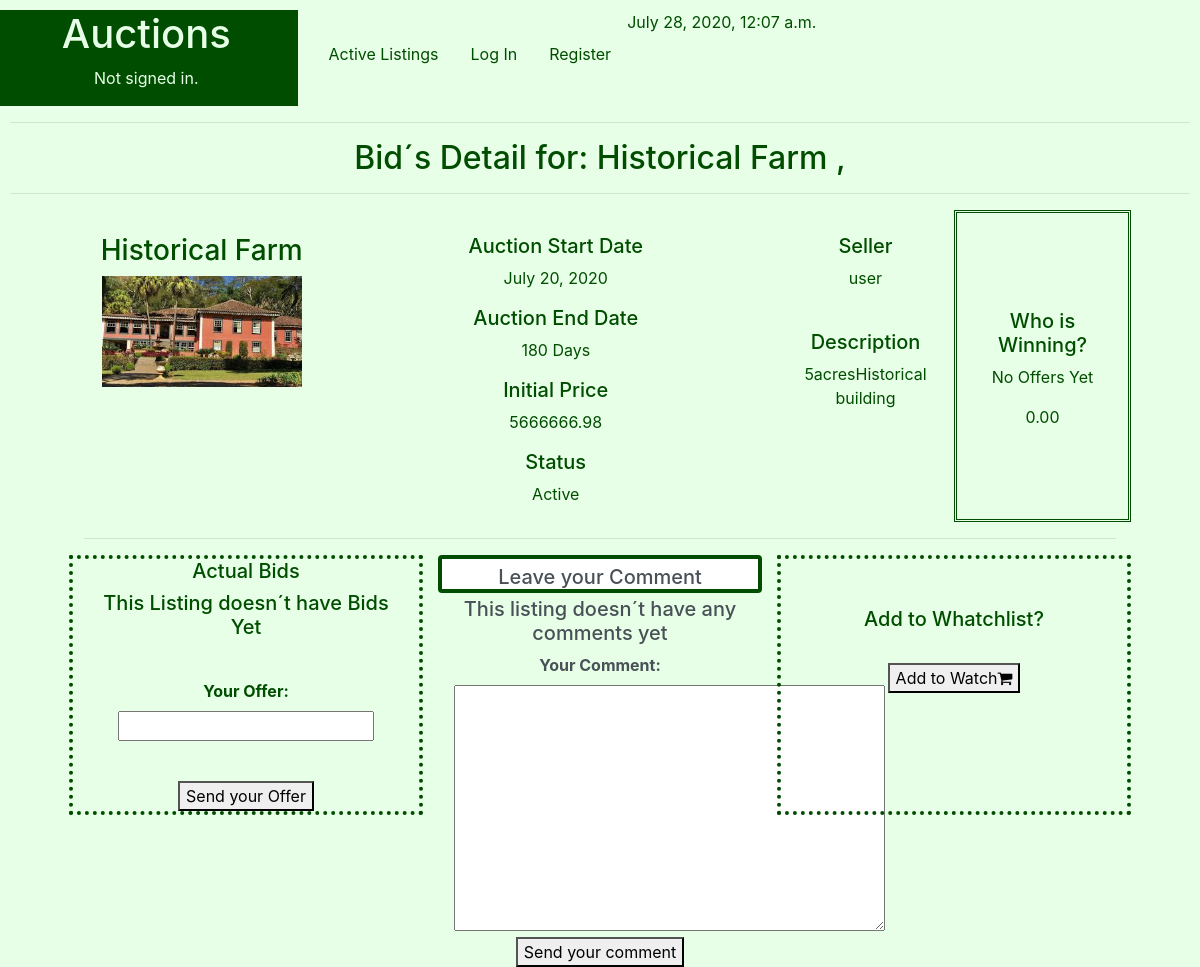
The page /Bid/Historical Farm on the database as committed earlier.
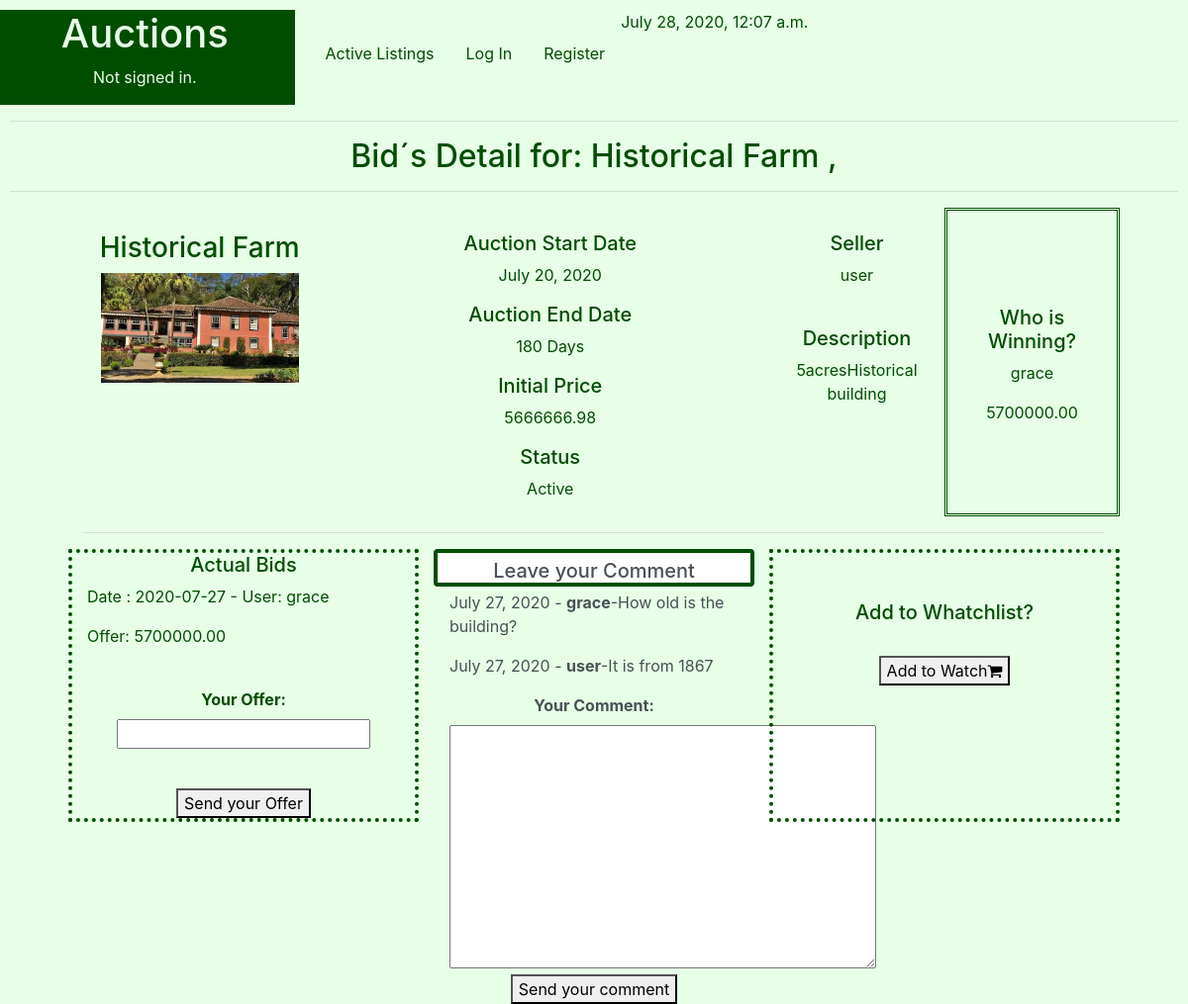
The same page on the database as committed later.
### auctions/models.py (models this page shows, shortened)
class Listings(models.Model):
    STATUS = (
        ('Active', 'Active - Receiving Bids'),
        ('To Begin', 'To Begin - De Auction didn´t start yet'),
        ('Closed', 'Closed - The seller gave up the auction'),
        ('Sold', 'Sold'),
    )
    Ltitle = models.CharField(help_text="Choose a title for your listing",max_length=50)
    Ccode=models.IntegerField(help_text="Categories Ex: 1-Apartament,2-Commercial,3-Farm, 4-House ") #foreign key from PropTypes
    Ldescription = models.CharField(max_length=250)
    Lprice = models.FloatField(help_text="starting bid Just USD") #initial price
    Ldatestart = models.DateField(help_text="Please use the following format: <em>YYYY-MM-DD</em>. for the auction start")
    Lduration = models.IntegerField(help_text="Duration expressed in days" )
    Luser = models.CharField(max_length=25)
    Limage= models.ImageField(upload_to="media", blank=True) #Name of the picture saved on static folder
    Lstatus = models.CharField(max_length=8, choices=STATUS )

class Bids(models.Model):
    Lcode = models.ForeignKey(Listings, on_delete=models.CASCADE)
    Buser = models.CharField(max_length=25) #Who is going to buy
    Bthrow= models.IntegerField() #first throw, second , third....
    Bprice = models.FloatField(help_text="Just USD")# throw value
    Bdate = models.DateField(help_text="Please use the following format: <em>YYYY-MM-DD</em>.")

class Comments(models.Model):
    Lcode = models.ForeignKey(Listings, on_delete=models.CASCADE)
    Cdate=  models.DateField(help_text="Please use the following format: <em>YYYY-MM-DD</em>. for the auction start", blank=True)
    Cuser = models.CharField(max_length=25) #Who is buying
    Ccomment = models.TextField(max_length=250)

### auctions/views.py (the view)
# urls.py: path('Bid/<str:Btitle>', views.Bids_view, name='BidsDetail'),
def Bids_view(request, Btitle):
    B_title =Btitle
    d = datetime.now()
    L_data = Listings.objects.filter(Ltitle=B_title)
    Status = L_data[0].Lstatus
    Lfilter = Listings.objects.filter(Ltitle=B_title).values('id' , 'Lprice')
    for Search_id in Lfilter:
        Lid_value = int(Search_id['id'])
        Lprice = float(Search_id['Lprice'])
    W_data=Watchlist.objects.filter(Lcode__Ltitle=B_title)
    C_data=Comments.objects.filter(Lcode__Ltitle=B_title)
    B_data = Bids.objects.filter(Lcode__Ltitle=B_title)
    Last_Bid = Bids.objects.filter(Lcode__Ltitle=B_title).order_by('-Bprice')[:1]
    if Last_Bid:
        BestOffer = Last_Bid[0].Bprice
        Winner = Last_Bid[0].Buser
    else:
        BestOffer = 0
        Winner = "No Offers Yet"
    if request.method == "POST":
        FB = BidForm(request.POST)
        FC = CommentForm(request.POST)
        FChange = ChangeStatusForm(request.POST)
        if FB.is_valid():
            User= request.POST["User"]
            B_user = User
            B_price =FB.cleaned_data["Bid_price"]
            B_date = time.strftime("%Y-%m-%d")
            Lances= Bids.objects.filter(Lcode_id=Lid_value).values('Bthrow', 'Bprice').order_by('Bthrow')
            if len(Lances):
                for L in Lances:
                   N_Bthrow = L['Bthrow']
                   N_Bprice = float(L['Bprice'])
                B_throw = N_Bthrow + 1
            else:
                B_throw = 1
                N_Bprice= Lprice
            if (B_price <  Lprice) or (B_price <  N_Bprice):
                msgbids= "EROR: A bid must be greater than or equal to the original amount and greater than the last bid, if any."
                context={
                "msgbids":msgbids ,
                "d":d,
                "Btitle" : Btitle,
                "L_data" :L_data,
                "Status":Status,
                "B_data" :B_data,
                "BestOffer":BestOffer,
                "Winner":Winner,
                "W_data" :W_data,
                "C_data":C_data,
                "BidForm": FB,
                "CommentForm": CommentForm(),
                "ChangeStatusForm" :ChangeStatusForm(),
                 }
                return render(request, "auctions/BidsDetail.html", context)
            try:
                NewBid = Bids(Lcode_id=Lid_value , Buser=B_user , Bthrow=B_throw, Bprice=B_price ,Bdate=B_date )
                NewBid.save()
                B_data=Bids.objects.filter(Lcode__Ltitle=B_title)
                msgbids ="New Bid Saved, Good Luck!"
                context={
                    "msgbids":msgbids ,
                    "d":d,
                    "Btitle" : Btitle,
                    "L_data" :L_data,
                    "Status":Status,
                    "B_data" :B_data,
                    "BestOffer":BestOffer,
                    "Winner":Winner,
                    "W_data" :W_data,
                    "C_data":C_data,
                    "BidForm": FB,
                    "CommentForm": CommentForm(),
                    "ChangeStatusForm" :ChangeStatusForm(),
                }
                return render(request, "auctions/BidsDetail.html", context)
            except :
                return HttpResponse(" Something Wrong tyring to save Bid")
        if FC.is_valid():
            User= request.POST["User"]
            C_Cuser= User
            C_comment =  FC.cleaned_data["C_Ccomment"]
            C_Lcode = int(Lid_value)
            C_Cdate = time.strftime("%Y-%m-%d")
            try:
                NewComment = Comments(Cdate=C_Cdate, Cuser=C_Cuser,Ccomment=C_comment, Lcode_id=C_Lcode )
                NewComment.save()
                NewC_data=Comments.objects.filter(Lcode__Ltitle=B_title)
                context = {
                    "msgcomment" :"New comment saved!",
                    "d":d,
                    "Btitle" : Btitle,
                    "L_data" :L_data,
                    "Status":Status,
                    "B_data" :B_data,
                    "BestOffer":BestOffer,
                    "Winner":Winner,
                    "W_data" :W_data,
                    "C_data":NewC_data,
                    "CommentForm": FC,
                    "BidForm":BidForm(),
                    "ChangeStatusForm" :ChangeStatusForm(),
                }
                return render(request, "auctions/BidsDetail.html", context)
            except  :
                return HttpResponse( "ERROR trying to save new comment :", C_Lcode, C_Cdate, C_Cuser ,C_comment  )
        if FChange.is_valid():
            New_Status =FChange.cleaned_data
            SelectedStatus = request.POST.getlist('L_Lstatus')
            for S in SelectedStatus:
                NewStatus = SelectedStatus
            print("Selected Status:",SelectedStatus, NewStatus)
            try:
                Updatelistings = Listings.objects.get(Ltitle=B_title)
                print(Updatelistings)
                Updatelistings.Lstatus = NewStatus
                Updatelistings.save()
                L_data = Listings.objects.filter(Ltitle=B_title)
                Status= L_data[0].Lstatus
                context = {
                    "msgstatus" :"New Status saved!",
                    "d":d,
                    "Btitle" : Btitle,
                    "L_data" :L_data,
                    "Status":Status,
                    "B_data" :B_data,
                    "BestOffer":BestOffer,
                    "Winner":Winner,
                    "W_data" :W_data,
                    "C_data":NewC_data,
                    "ChangeStatusForm": FChange,
                    "BidForm":BidForm(),
                    "CommentForm": CommentForm(),
                }
                return render(request, "auctions/BidsDetail.html", context)
            except:
                return HttpResponse( "ERROR trying to update Listing Status" )
    else:
        context = {
            "d":d,
            "Btitle":B_title,
            "L_data":L_data,
            "Status":Status,
            "B_data":B_data,
            "W_data":W_data,
            "C_data":C_data,
            "BestOffer":BestOffer,
            "Winner":Winner,
            "BidForm":BidForm(),
            "CommentForm": CommentForm(),
            "ChangeStatusForm" :ChangeStatusForm(),
        }
        return render(request, "auctions/BidsDetail.html", context)

### auctions/views.py
class BidForm(forms.Form):
    Bid_price= forms.FloatField(label="Your Offer")

class CommentForm(forms.Form):
    C_Ccomment = forms.CharField(label='Your Comment',widget=forms.Textarea)

### auctions/templates/auctions/BidsDetail.html (shortened to what this page needs)
{% extends "auctions/layout.html" %}
{% block body %}
<h2 style="text-align: center;">Bid´s Detail for: {{Btitle}} , {{user.username}}  </h2>
<hr>
<div class ="flex-container" style="text-align: center;">
    <div class="container" style="width:90%;">
        <div class="row"  width="1700px">
          {%for L in L_data %}
              <div class="col-lg-3">
                     <br>
                     <h3>{{L.Ltitle }}</h3>
                     <img src=" {{L.Limage.url}} "  width="200">
                     <br>
              </div>
              <br>
              <div class="col-lg-5">
              <br>
                     <h5>Auction Start Date  </h5>
                     <p>{{ L.Ldatestart }}</p>
                     <h5>Auction End Date  </h5>
                     <p>{{ L.Lduration }} Days</p>
                     <h5>Initial Price </h5>
                     <p> {{ L.Lprice |floatformat:2 }}</p>
                     <h5>Status</h5>
                     <p>{{ L.Lstatus }}</p>
              </div>
              <div class="col-lg-2">
                      <br>
                      <h5>Seller</h5>
                      <p>{{ L.Luser }}</p>
                      <br>
                      <h5>Description</h5>
                      <p>{{ L.Ldescription }}</p>
              </div>
              <div class="col-lg-2" style="border:double;border-color:#004d00 ;">
                <br>  <br>  <br>  <br>
                 {% if Status == "Sold" %}
                    <h5> Sold To: </h5>
                    <p>  {{Winner}} </p>
                    <p>  {{BestOffer|floatformat:2}} </p>
                    {% if Winner == user.username %}
                       <h3 style="background-color:#004d00;color:#e6ffe6 ;">   Congrats! you won the aution  </h3>
                    {%endif%}
                 {% else %}
                    <h5> Who is Winning? </h5>
                    <p>  {{Winner}} </p>
                    <p>  {{BestOffer|floatformat:2}} </p>
                {% endif %}
                  <br>
                  <br>
          {%endfor%}
        </div>
      </div>
    <hr>
    </div>
  <div class="container" style="border:#004d00; width:90%">
    <form action="{% url 'auctions:BidsDetail' Btitle %}" method="post">{% csrf_token %}
        <div class="row"  width="1700px">
            <div class="col-lg-4" style=" border: 4px dotted #004d00 ;">
               <form class="form-control"  method="post" >{% csrf_token %}
                        <h5> Actual Bids </h5>
                  {% if B_data|length > 0 %}
                      {%for B in B_data %}
                          <p style='text-align: left;'>Date : {{B.Bdate |date:"Y-m-d"}} - User: {{B.Buser}}</p>
                          <p style='text-align: left;'>Offer: {{B.Bprice |floatformat:2 }}   </p>
                      {% endfor %}
                  {%else%}
                      <h5>This Listing doesn´t have Bids Yet </h5>
                  {%endif%}
                  <br>
                    <b >  {{ BidForm }}  </b>
                    <br>
                  {%if Status != "Sold" %}
                    <br>
                    <button type="Submit" name="SubmitBid">Send your Offer</button>
                  {%endif%}
                </form>
            </div>
            <div class="col-lg-4"   >
                <form class="form-control" method="post" style="border: 4px solid #004d00 ;">{% csrf_token %}
                <h5  > Leave your Comment </h5>
                {%if C_data|length > 0 %}
                    {%for C in C_data %}
                       <p style='text-align: left;'> {{C.Cdate}} - <b>{{C.Cuser}}</b>-{{C.Ccomment}}</p>
                    {%endfor%}
                {%else%}
                      <h5>This listing doesn´t have any comments yet </h5>
                {%endif%}
                   <b>   {{ CommentForm}}   </b>
                   <br>
                {%if Status != "Sold" %}
                   <button type="Submit" name="SubmitComment">Send your comment</button>
                {% endif %}
                </form>
                <br>
            </div>
            <div class="col-lg-4" style=" border: 4px dotted #004d00 ;">
                <br>
                <form   >
                  <br>
                      <h5>Add to Whatchlist?</h5>
                      {% if W_data|length > 0 %}
                             {% for W in W_data %}
                                 {% if W.user == user.username %}
                                     <br>
                                     <button style="font-size:20px; " id="Removewatch" name="Removewatch" value="0">
                                         Remove from Watch?<i class="fa fa-shopping-cart"></i></button>
                                 {% endif %}
                             {% endfor %}
                         {% else %}
                               <br>
                               <button style="font-size:20px background-color:green" id="Addwatch" name="Addwatch" value="1">
                                Add to Watch<i class="fa fa-shopping-cart"></i></button>
                         {% endif %}
                         <br>
                </form>
            </div>
        </div>
    </form>
  </div>
</div>
{% endblock %}

### auctions/templates/auctions/layout.html (shortened to what this page needs)
{% load static %}
<!DOCTYPE html>
<html lang="en">
    <head>
        <link rel="stylesheet" href="https://stackpath.bootstrapcdn.com/bootstrap/4.4.1/css/bootstrap.min.css">
        <link rel="stylesheet" href="https://cdnjs.cloudflare.com/ajax/libs/font-awesome/4.7.0/css/font-awesome.min.css">
        <link href="{% static 'auctions/styles.css' %}" rel="stylesheet">
    </head>
    <body>
        <div class="row">
            <div class="col-lg-3" style="background-color:#004d00;color:#e6ffe6 ;">
                <h1 style="text-align: center;">Auctions</h1>
                {% if user.is_authenticated %}
                    <p style="text-align: center;">Signed in as <strong >{{ user.username }}</strong>.</p>
                {% else %}
                    <p style="text-align: center;">Not signed in.</p>
                {% endif %}
            </div>
            <div class="col-lg-9" >
                <ul class="nav">
                <li class="nav-item"><br>
                  <a  style="color:  #004d00;" class="nav-link" href="{% url 'auctions:index' %}">Active Listings</a>
                </li>
                {% if user.is_authenticated %}
                    <li class="nav-item"><br>
                    <a  style="color:  #004d00;" class="nav-link" href="{% url 'auctions:CreateListings' %}">Create Listing</a>
                    </li>
                    <li class="nav-item"><br>
                    <a  style="color:  #004d00;" class="nav-link" href="{% url 'auctions:Watchlist' %}">Watchlist</a>
                    </li>
                    <li class="nav-item"><br>
                    <a  style="color:  #004d00;" class="nav-link" href="{% url 'auctions:Categories' %}">Categories</a>
                    </li>
                    <li class="nav-item"><br>
                    <a  style="color:  #004d00;" class="nav-link" href="{% url 'auctions:Listingspage' %}">Listings Page or Bid´s Page</a>
                    </li>
                    <li class="nav-item"><br>
                    <a  style="color:  #004d00;" class="nav-link" href="{% url 'auctions:logout' %}">Log Out</a>
                    </li>
                {% else %}
                    <li class="nav-item"><br>
                        <a  style="color:  #004d00;" class="nav-link" href="{% url 'auctions:login' %}">Log In</a>
                    </li>
                    <li class="nav-item"><br>
                        <a  style="color:  #004d00;" class="nav-link" href="{% url 'auctions:register' %}">Register</a>
                    </li>
                {% endif %}
                    <li>   {{d}} </li>
                </ul>
            </div>
        </div>
      <hr>
      {% block body %}
      {% endblock %}
    </body>
</html>

### auctions/static/auctions/styles.css (style rules this page uses)
body { padding: 10px; }

### auctions/templates/auctions/layout.html (style rules this page uses)
body { background-color:#e6ffe6 ; color: #004d00; }

Rows that differ between the two databases and show on the page:
shown differently, row unchanged: Listings "Historical Farm": Winner "No Offers Yet" → (not shown); BestOffer "0.00" → (not shown)
added Bids: Buser "grace", Bprice "5700000.00", Bdate "2020-07-27"
added Comments: Cdate "July 27, 2020", Cuser "grace", Ccomment "How old is the building?"
added Comments: Cdate "July 27, 2020", Cuser "user", Ccomment "It is from 1867"
Other text that changed with them:
text no longer shown: "This Listing doesn´t have Bids Yet This listing doesn´t have any comments yet"
